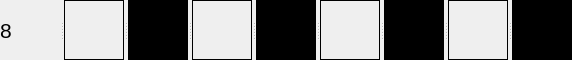
     <widget class="QSplitter" name="splitter">
      <property name="orientation">
       <enum>Qt::Horizontal</enum>
      </property>
      <widget class="QLabel" name="label_80">
       <property name="minimumSize">
        <size>
         <width>60</width>
         <height>60</height>
        </size>
       </property>
       <property name="maximumSize">
        <size>
         <width>60</width>
         <height>60</height>
        </size>
       </property>
       <property name="baseSize">
        <size>
         <width>60</width>
         <height>60</height>
        </size>
       </property>
       <property name="font">
        <font>
         <family>Arial</family>
         <pointsize>16</pointsize>
        </font>
       </property>
       <property name="layoutDirection">
        <enum>Qt::LeftToRight</enum>
       </property>
       <property name="text">
        <string>8</string>
       </property>
      </widget>
      <widget class="QLabel" name="label_2">
       <property name="minimumSize">
        <size>
         <width>60</width>
         <height>60</height>
        </size>
       </property>
       <property name="maximumSize">
        <size>
         <width>60</width>
         <height>60</height>
        </size>
       </property>
       <property name="baseSize">
        <size>
         <width>60</width>
         <height>60</height>
        </size>
       </property>
       <property name="layoutDirection">
        <enum>Qt::LeftToRight</enum>
       </property>
       <property name="autoFillBackground">
        <bool>false</bool>
       </property>
       <property name="styleSheet">
        <string notr="true">border: 1px solid black</string>
       </property>
       <property name="text">
        <string/>
       </property>
      </widget>
      <widget class="QLabel" name="label_18">
       <property name="minimumSize">
        <size>
         <width>60</width>
         <height>60</height>
        </size>
       </property>
       <property name="maximumSize">
        <size>
         <width>60</width>
         <height>60</height>
        </size>
       </property>
       <property name="baseSize">
        <size>
         <width>60</width>
         <height>60</height>
        </size>
       </property>
       <property name="layoutDirection">
        <enum>Qt::LeftToRight</enum>
       </property>
       <property name="autoFillBackground">
        <bool>false</bool>
       </property>
       <property name="styleSheet">
        <string notr="true">background-color : black</string>
       </property>
       <property name="text">
        <string/>
       </property>
      </widget>
      <widget class="QLabel" name="label_27">
       <property name="minimumSize">
        <size>
         <width>60</width>
         <height>60</height>
        </size>
       </property>
       <property name="maximumSize">
        <size>
         <width>60</width>
         <height>60</height>
        </size>
       </property>
       <property name="baseSize">
        <size>
         <width>60</width>
         <height>60</height>
        </size>
       </property>
       <property name="layoutDirection">
        <enum>Qt::LeftToRight</enum>
       </property>
       <property name="autoFillBackground">
        <bool>false</bool>
       </property>
       <property name="styleSheet">
        <string notr="true">border: 1px solid black</string>
       </property>
       <property name="text">
        <string/>
       </property>
      </widget>
      <widget class="QLabel" name="label_36">
       <property name="minimumSize">
        <size>
         <width>60</width>
         <height>60</height>
        </size>
       </property>
       <property name="maximumSize">
        <size>
         <width>60</width>
         <height>60</height>
        </size>
       </property>
       <property name="baseSize">
        <size>
         <width>60</width>
         <height>60</height>
        </size>
       </property>
       <property name="layoutDirection">
        <enum>Qt::LeftToRight</enum>
       </property>
       <property name="autoFillBackground">
        <bool>false</bool>
       </property>
       <property name="styleSheet">
        <string notr="true">background-color : black</string>
       </property>
       <property name="text">
        <string/>
       </property>
      </widget>
      <widget class="QLabel" name="label_45">
       <property name="minimumSize">
        <size>
         <width>60</width>
         <height>60</height>
        </size>
       </property>
       <property name="maximumSize">
        <size>
         <width>60</width>
         <height>60</height>
        </size>
       </property>
       <property name="baseSize">
        <size>
         <width>60</width>
         <height>60</height>
        </size>
       </property>
       <property name="layoutDirection">
        <enum>Qt::LeftToRight</enum>
       </property>
       <property name="autoFillBackground">
        <bool>false</bool>
       </property>
       <property name="styleSheet">
        <string notr="true">border: 1px solid black</string>
       </property>
       <property name="text">
        <string/>
       </property>
      </widget>
      <widget class="QLabel" name="label_54">
       <property name="minimumSize">
        <size>
         <width>60</width>
         <height>60</height>
        </size>
       </property>
       <property name="maximumSize">
        <size>
         <width>60</width>
         <height>60</height>
        </size>
       </property>
       <property name="baseSize">
        <size>
         <width>60</width>
         <height>60</height>
        </size>
       </property>
       <property name="layoutDirection">
        <enum>Qt::LeftToRight</enum>
       </property>
       <property name="autoFillBackground">
        <bool>false</bool>
       </property>
       <property name="styleSheet">
        <string notr="true">background-color : black</string>
       </property>
       <property name="text">
        <string/>
       </property>
      </widget>
      <widget class="QLabel" name="label_63">
       <property name="minimumSize">
        <size>
         <width>60</width>
         <height>60</height>
        </size>
       </property>
       <property name="maximumSize">
        <size>
         <width>60</width>
         <height>60</height>
        </size>
       </property>
       <property name="baseSize">
        <size>
         <width>60</width>
         <height>60</height>
        </size>
       </property>
       <property name="layoutDirection">
        <enum>Qt::LeftToRight</enum>
       </property>
       <property name="autoFillBackground">
        <bool>false</bool>
       </property>
       <property name="styleSheet">
        <string notr="true">border: 1px solid black</string>
       </property>
       <property name="text">
        <string/>
       </property>
      </widget>
      <widget class="QLabel" name="label_72">
       <property name="minimumSize">
        <size>
         <width>60</width>
         <height>60</height>
        </size>
       </property>
       <property name="maximumSize">
        <size>
         <width>60</width>
         <height>60</height>
        </size>
       </property>
       <property name="baseSize">
        <size>
         <width>60</width>
         <height>60</height>
        </size>
       </property>
       <property name="layoutDirection">
        <enum>Qt::LeftToRight</enum>
       </property>
       <property name="autoFillBackground">
        <bool>false</bool>
       </property>
       <property name="styleSheet">
        <string notr="true">background-color : black</string>
       </property>
       <property name="text">
        <string/>
       </property>
      </widget>
     </widget>
